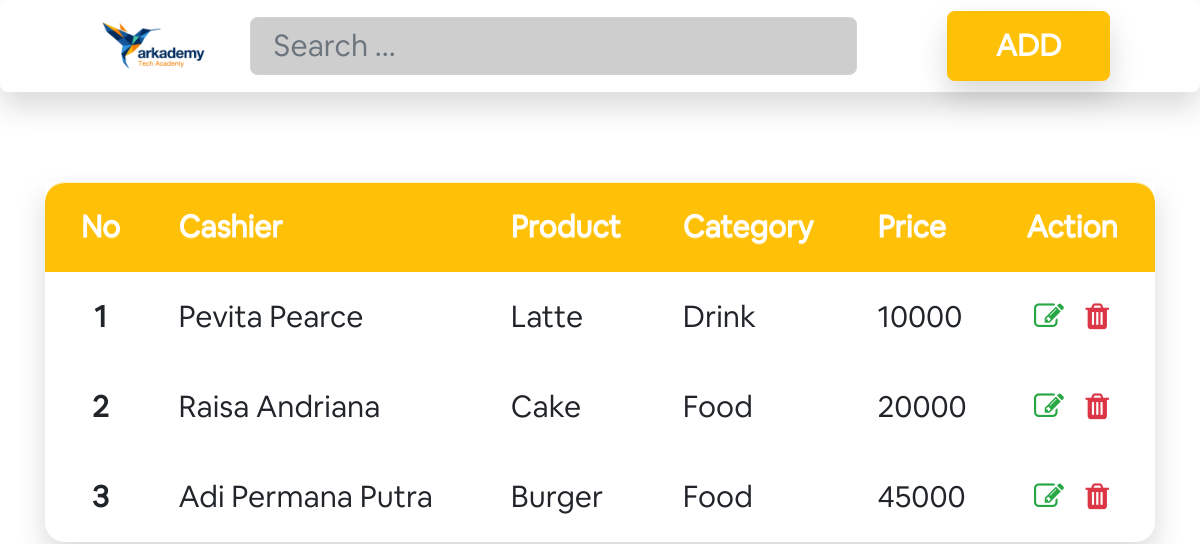
/3.c/index.php, run on the app's committed database.
### tables this page shows
CREATE TABLE IF NOT EXISTS Product (
	id int NOT NULL AUTO_INCREMENT,
	name varchar(100),
	price decimal(12, 0),
	id_category int NOT NULL,
	id_cashier int NOT NULL,
	PRIMARY KEY (id),
	FOREIGN KEY (id_category) REFERENCES Category(id) ON DELETE CASCADE,
	FOREIGN KEY (id_cashier) REFERENCES Cashier(id) ON DELETE CASCADE
);

CREATE TABLE IF NOT EXISTS Cashier (
	id int NOT NULL AUTO_INCREMENT,
  name varchar(100),
	PRIMARY KEY (id)
);

CREATE TABLE IF NOT EXISTS Category (
	id int NOT NULL AUTO_INCREMENT,
  name varchar(100),
	PRIMARY KEY (id)
);

### 3.c/index.php (the view, shortened to what this page needs)
<?php
  include './connection.php';
?>
<!DOCTYPE html>
<html lang="en">
<head>
  <link rel="stylesheet" href="./assets/style.css">
  <link rel="stylesheet" href="https://stackpath.bootstrapcdn.com/bootstrap/4.5.0/css/bootstrap.min.css"
>
  <link href="https://stackpath.bootstrapcdn.com/font-awesome/4.7.0/css/font-awesome.min.css" rel="stylesheet"
>
</head>
<body>
  <div>
    <nav class="navbar navbar-expand-lg bg-white bg-light px-5 py-0 shadow rounded">
      <a class="navbar-brand p-0" href="#"><img src="./assets/images/logo.png" alt="" width="130px"></a>
      <div class="collapse navbar-collapse" id="navbarSupportedContent">
        <form class="form-inline my-2 my-lg-0 w-100">
          <input class="form-control mr-5 w-100 bg-gradient-secondary text-white" type="search" placeholder="Search ..."
            aria-label="Search" style="height: 58px; background: #CECECE;">
        </form>
        <button type="button" class="btn btn-warning text-white bold font-weight-bold shadow" data-toggle="modal"
          data-target="#modalTambah" style="width: 190px;">ADD</button>
      </div>
    </nav>
  </div>
  <div class="container mt-5">
    <table class="table table-borderless shadow bordered">
      <thead>
        <tr class="bg-warning" style="height: 80px;">
          <th class="text-center text-white align-middle" style="width: 10%;" scope="col">No</th>
          <th class="text-white align-middle" scope="col">Cashier</th>
          <th class="text-white align-middle" scope="col">Product</th>
          <th class="text-white align-middle" scope="col">Category</th>
          <th class="text-white align-middle" scope="col">Price</th>
          <th class="text-white align-middle" scope="col">Action</th>
        </tr>
      </thead>
      <tbody>
        <?php
          $sql = "SELECT c.name cashier, c.id idCashier, p.name product, p.id idProduct, cg.name category, cg.id idCategory, p.price price FROM Cashier c JOIN Product p ON p.id_cashier = c.id JOIN Category cg ON cg.id = p.id_category ";
          $result = mysqli_query($conn, $sql);
        ?>
        <?php if (mysqli_num_rows($result) > 0): ?>
          <?php
          $i = 1;
            while($row = mysqli_fetch_assoc($result)):
          ?>
            <tr>
              <th class="text-center align-middle" scope="row"><?= $i++ ?></th>
              <td class="align-middle"><?= $row["cashier"] ?></td>
              <td class="align-middle"><?= $row["product"] ?></td>
              <td class="align-middle"><?= $row["category"] ?></td>
              <td class="align-middle"><?= $row["price"] ?></td>
              <td class="text-nowrap align-middle">
                <a data-target="#modalEdit<?= $row['idProduct'] ?>" data-toggle="modal" class="mx-1" href="#modalEdit<?= $row['idProduct'] ?>"><i class="fa fa-edit text-success"></i></a>
                <a class="mx-1" href="./hapus.php?id=<?= $row['idProduct'] ?>"><i class="fa fa-trash text-danger"></i></a>
              </td>
            </tr>
          <?php endwhile ?>
        <?php else: ?>
            Kosong
        <?php endif ?>
      </tbody>
    </table>
  </div>
</body>
</html>

### 3.c/assets/style.css (style rules this page uses)
* { font-family: 'Airbnb Cereal App'; font-size: 30px; }
table { border-collapse: separate !important; border-spacing: 0; }
.bordered { border-radius: 0px 0px 20px 20px; }
.bordered td, .bordered th { padding: 10px; text-align: left; }
.bordered th { box-shadow: 0 1px 0 rgba(255,255,255,.8) inset; border-top: none; text-shadow: 0 1px 0 rgba(255,255,255,.5); }
.bordered td:first-child, .bordered th:first-child { border-left: none; }
.bordered th:first-child { border-radius: 20px 0 0 0; }
.bordered th:last-child { border-radius: 0 20px 0 0; }
.bordered tr:last-child td:last-child { border-radius: 0px 0px 20px 20px; }

### data on the page
product: id_cashier.name "Pevita Pearce", name "Latte", id_category.name "Drink", price "10000"
product: id_cashier.name "Raisa Andriana", name "Cake", id_category.name "Food", price "20000"
product: id_cashier.name "Adi Permana Putra", name "Burger", id_category.name "Food", price "45000"
